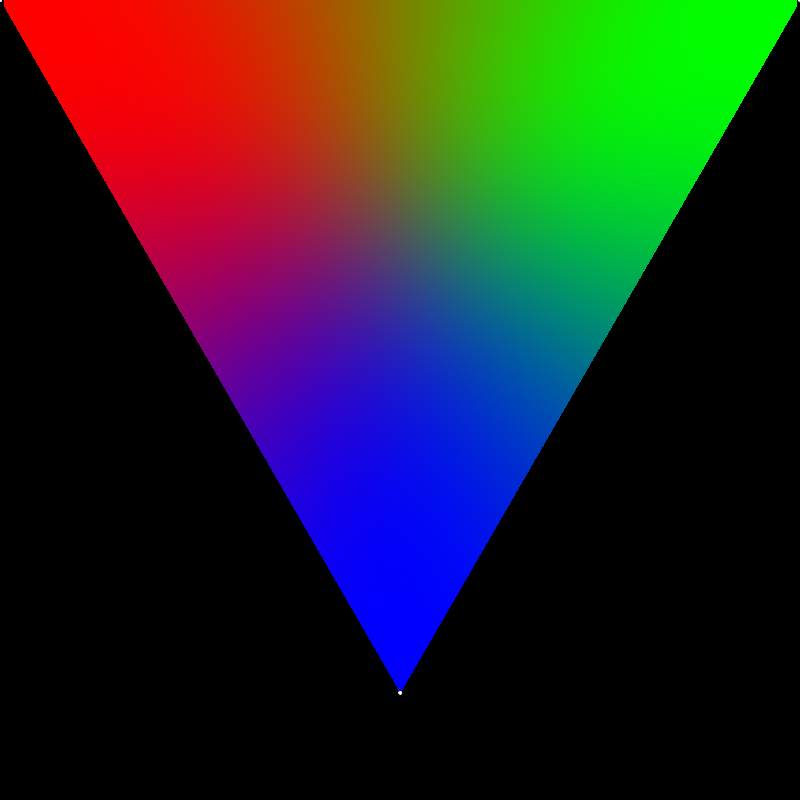
Frame 1 (no input)
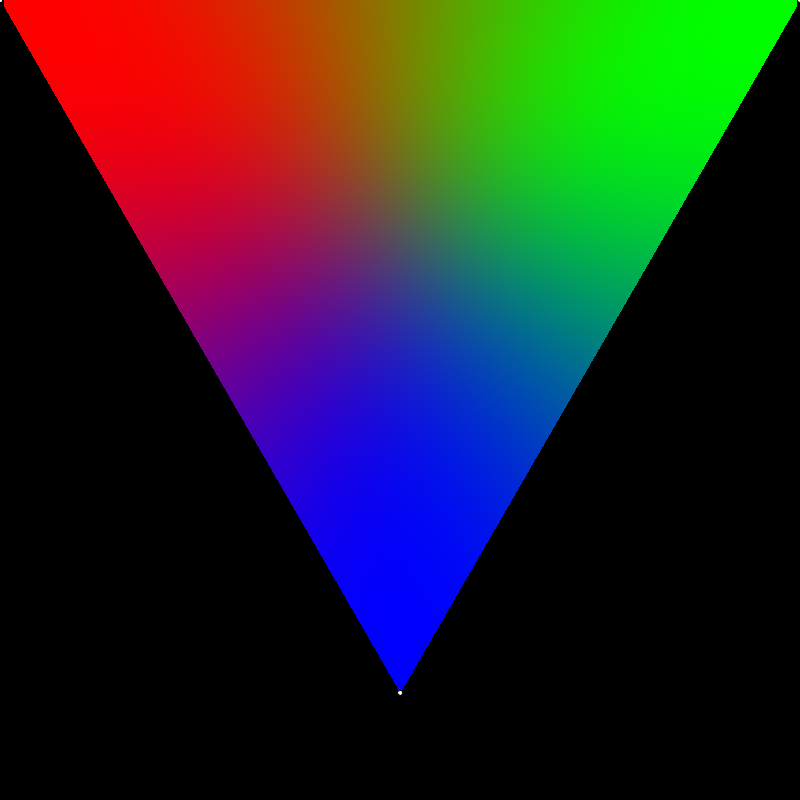
Frame 60 (the mouse pressed at the canvas centre just before this capture)
Frame 120 (the mouse held since frame 60 and released just before this capture): identical to frame 60, image omitted

The Processing sketch that drew these frames (run headless with seeded random() and noise(); from frame 60 on, the mouse is pressed at the canvas centre):

// Processing sketch: simplex_noise
// ── simplex_noise.pde
color a=color(255,0,0),b=color(0,255,0),c=color(0,0,255);

float w=800;
float h[][]=new float[10][10];
void setup(){
  size(800,800);
  background(0);
}
void draw(){
  PVector p=new PVector(0,0),q=new PVector(w,0),r=new PVector(w/2,w*sqrt(3)/2);
  float A,B,C,S;
  loadPixels();
  for(int x=0;x<width;x++){
    for(int y=0;y<height;y++){
      A=f(1-x/w-y/w/1.732);
      B=f(x/w-y/w/1.732);
      C=f(y/w*2/1.732);
      if(A<0||A>1||B<0||B>1||C<0||C>1)break;
      S=A+B+C;
      A/=S;B/=S;C/=S;
      pixels[x+y*width]=color(A*red(a)+B*red(b)+C*red(c),A*green(a)+B*green(b)+C*green(c),A*blue(a)+B*blue(b)+C*blue(c));
      
      
    }
  }
  updatePixels();
  
  ellipse(p.x,p.y,5,5);
  ellipse(q.x,q.y,5,5);
  ellipse(r.x,r.y,5,5);
  
}
float f(float x){
  return (6*x*x-15*x+10)*x*x*x;
}
